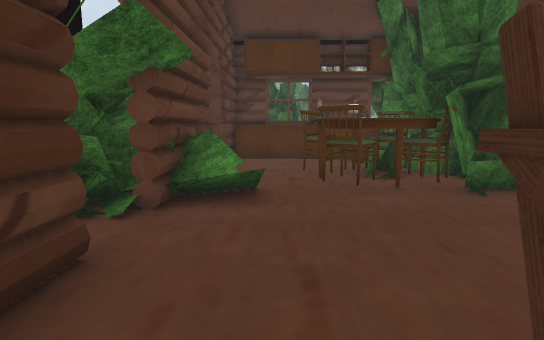
View 1 (above)

24 first-person views from a walk through a 3-D level made in the Unity game engine. The camera is 1.3 m above the floor, tilts 8° down and sees 80° across. Doors are open. The floor is counted in squares, 1 m on a side. Each view is taken from the middle of a square. On the plan, view 1 faces up. The plan holds only what a view shows up to about 14 squares ahead; the rest is blank. The place goes on beyond the plan. The player is left out. Some surface patterns are stand-ins.

View 2
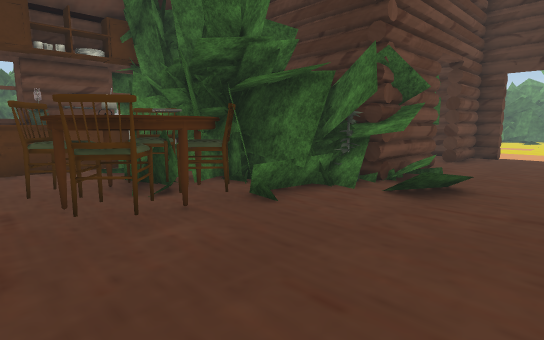

View 3
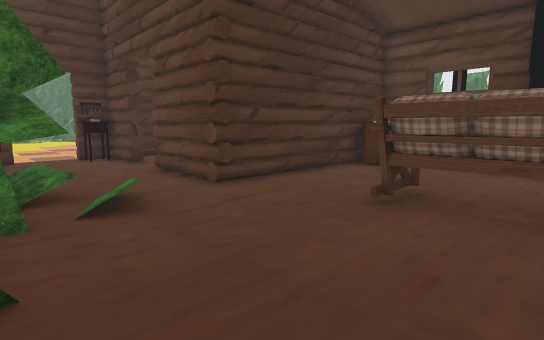

View 4
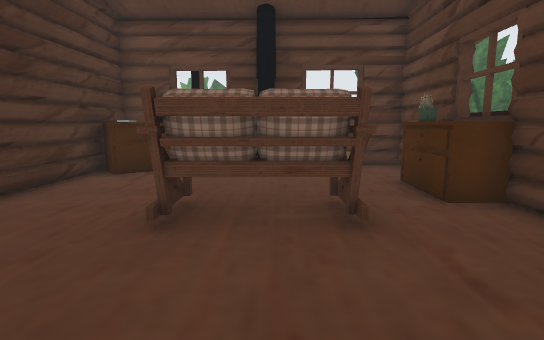

View 5
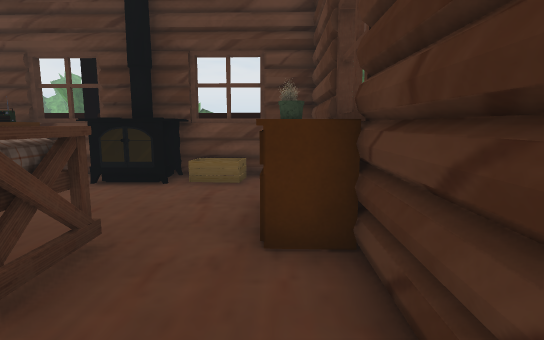

View 6
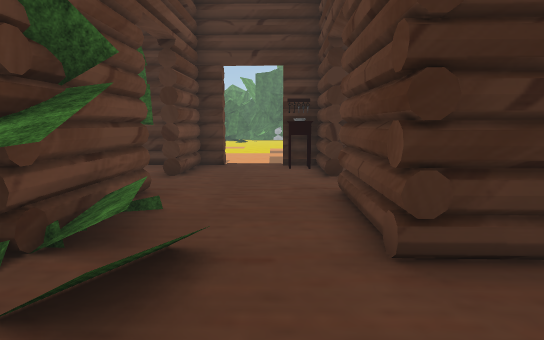

View 7
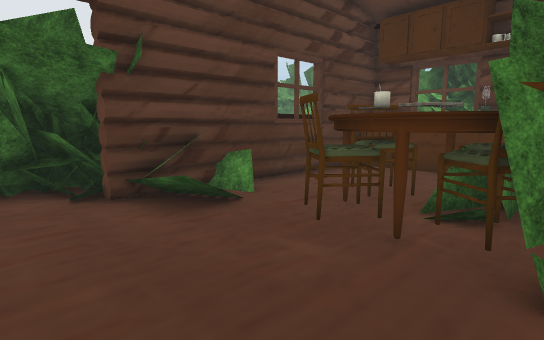

View 8
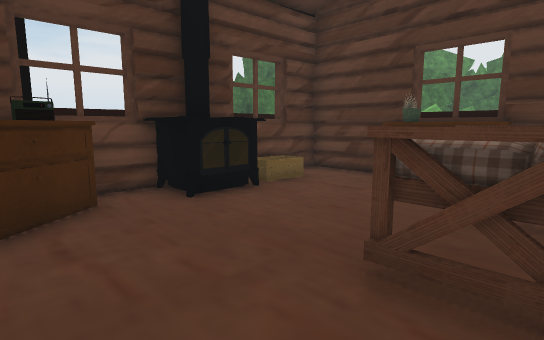

View 9
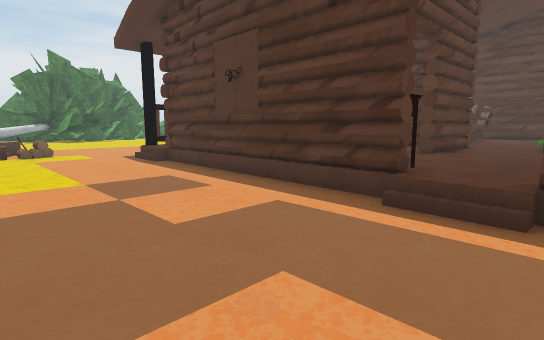

View 10
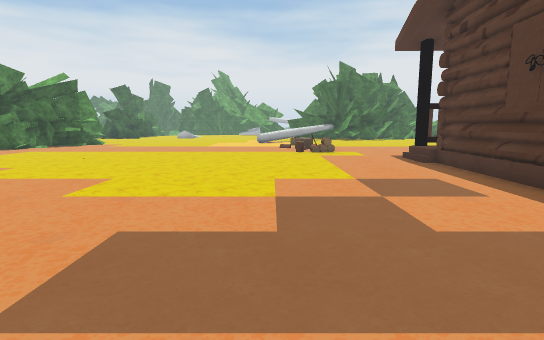

View 11
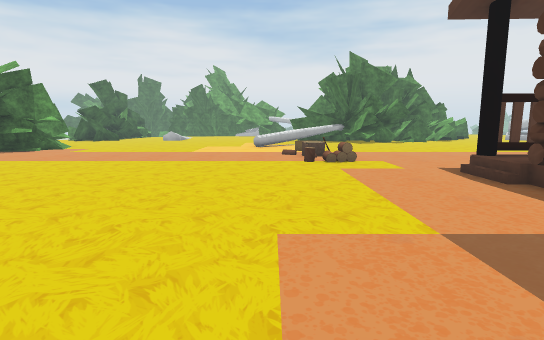

View 12
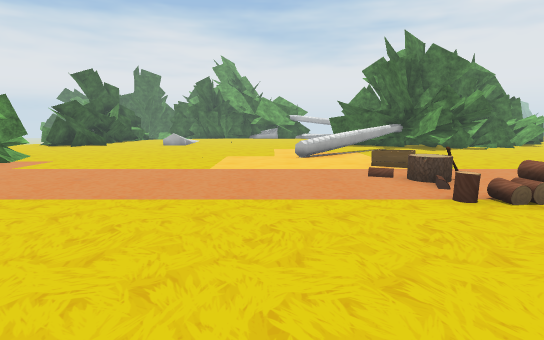

View 13
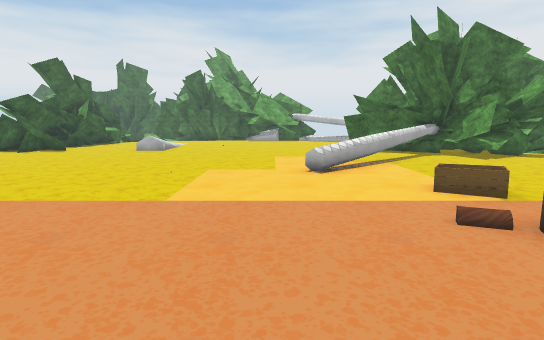

View 14
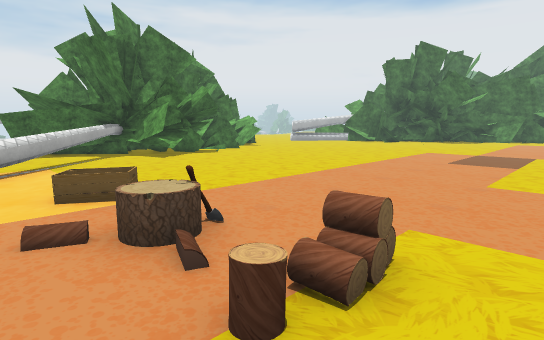

View 15
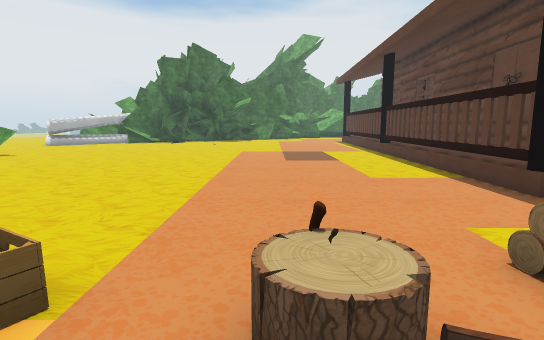

View 16
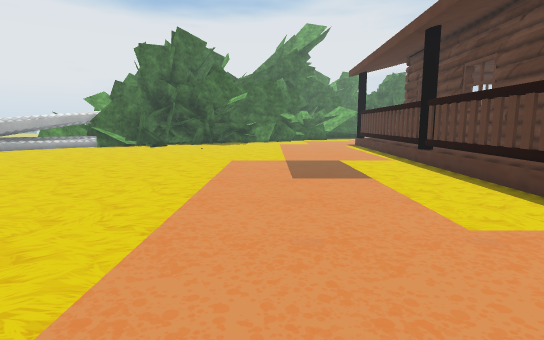

View 17
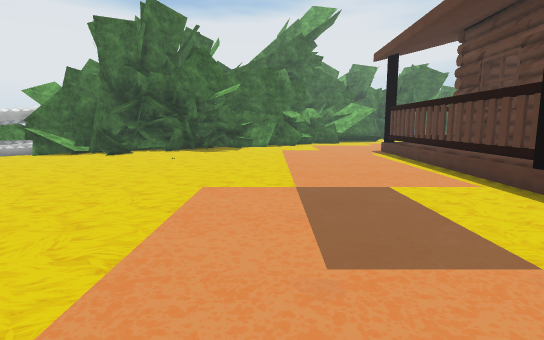

View 18
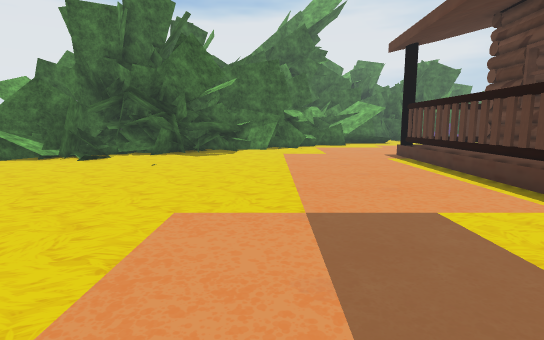

View 19
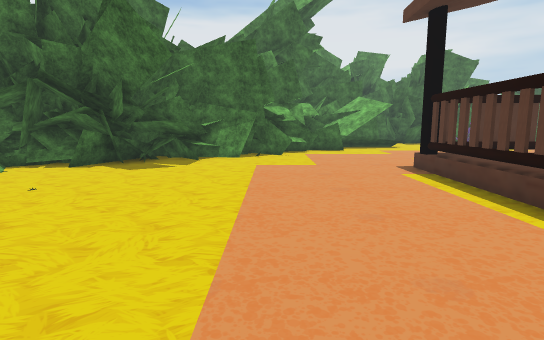

View 20
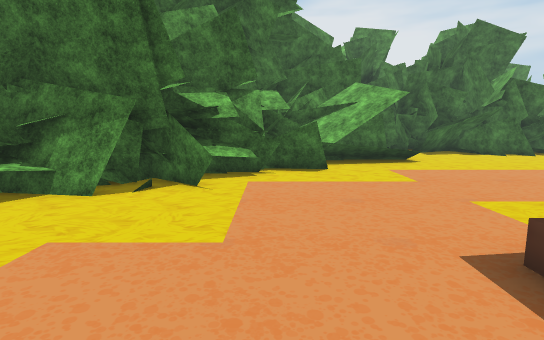

View 21
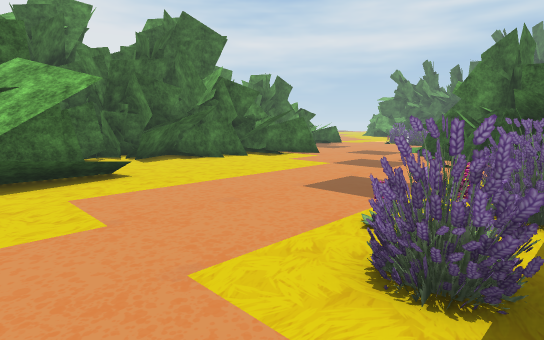

View 22
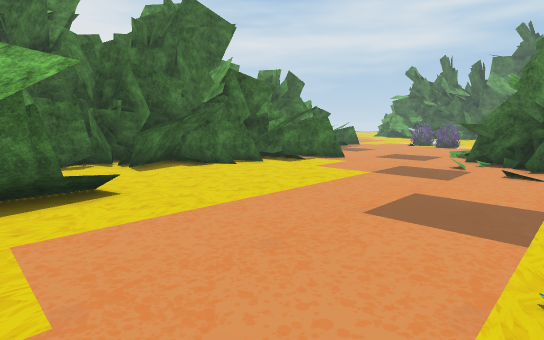

View 23
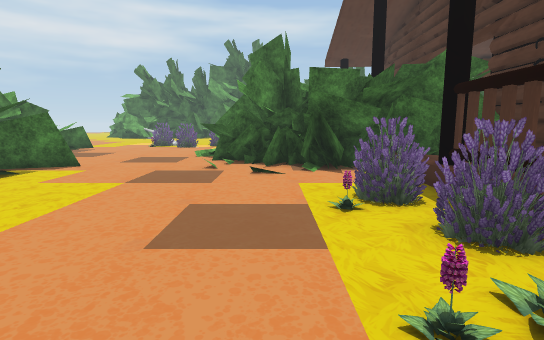

View 24
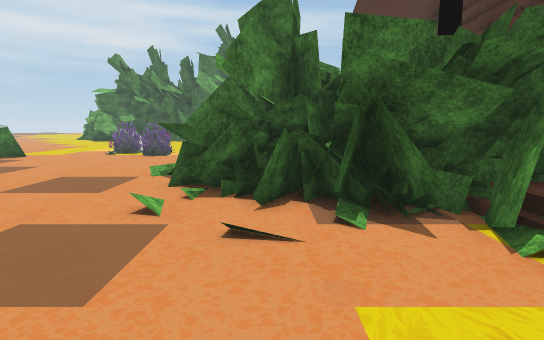

### Floor plan
Key: @ floor where view 1 was taken; # wall or solid block; . main floor; : floor 0.5 m higher than the main floor; / step, stairs or slope; D open door; = window, fence, low wall or low ledge; ^ raised ledge; C chair; T table; M mug; S sofa; A cabinet; R radio; U stump; F flower; O other object.
Columns run from 17 left of view 1 to 33 right of it. Each row starts with its distance up from view 1.
 10  .....         #::::=#
  9  .....         #::CTC##
  8  ......##      #::CTT##
  7  ......##      #=:CMCC##        #
  6   .....###     #=::CT#######DD###
  5   ......=##    # ::::::#^#::::###... .
  4   =..../.###   #::::::://::::::D/....
  3 ###.......######:::::::::::::::D/.......
  2 # ^.........####::::::::####DD#O.........
  1 ##...........# #::SSS:::#  #DD##..........
  0 ##.........### #A@S SS::#      #...........
 -1 ##........F### #A:::::::#      #...........
 -2 ##.........### #A:::::::#      #............
 -3 =#.........### #:::::::A#      #.............
 -4 ..........FF.# #::OOO:RA#      #..............
 -5 ..=........=## ###OOO#AA#      #..............
 -6   #.O......### ##############  #/..............
 -7   # ^.......##::::::::::::::::::/...............
 -8   #^^..........#################/................
 -9   # ^.#..........................................
-10   ####=...........................==...........
-11      #^===........................=.............
-12      #^##........................................
-13      #^###.........................UU............
-14         ##......................................
-15          ##........................//...........
-16          ##......................................
-17           ###....................................^
-18            ##........................#=..........##
-19             #.......................==............^
-20             #/=....................== ...........
-21             ###...................==. ............
-22             ##O... ........ .###.##.. .............
-23              ##..  ... ...  ######..  .............

Where each view was taken, in squares from view 1:
view 1: 0 up, 0 right, facing up
view 2: 2 up, 0 right, facing up-right
view 3: 6 up, 1 right, facing down-right
view 4: 5 up, 2 right, facing down
view 5: 3 up, 1 left, facing down
view 6: 3 up, 4 right, facing right
view 7: 3 up, 4 right, facing up-left
view 8: 1 up, 6 right, facing down-left
view 9: 5 up, 20 right, facing down-left
view 10: 5 up, 20 right, facing down
view 11: 1 up, 20 right, facing down
view 12: 5 down, 22 right, facing down
view 13: 9 down, 22 right, facing down
view 14: 9 down, 20 right, facing down-left
view 15: 13 down, 20 right, facing left
view 16: 13 down, 16 right, facing left
view 17: 13 down, 11 right, facing left
view 18: 13 down, 9 right, facing left
view 19: 12 down, 5 right, facing left
view 20: 10 down, 2 left, facing left
view 21: 8 down, 5 left, facing up-left
view 22: 7 down, 7 left, facing up-left
view 23: 6 down, 8 left, facing up
view 24: 1 down, 8 left, facing up
